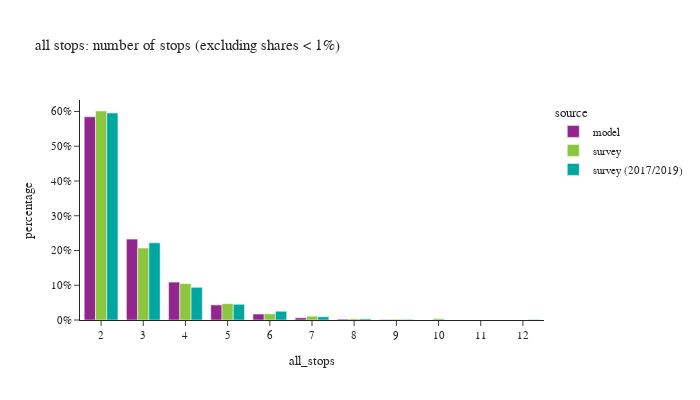

The notebook cell this image was saved under:
### Code cell
df_plot = df_tour.groupby(['all_stops','source'])['toexpfac'].sum().reset_index()
df_plot['percentage'] = df_plot.groupby(['source'], group_keys=False)['toexpfac']. \
    apply(lambda x: x / float(x.sum()))
df_plot = df_plot.loc[df_plot['percentage'] > 0.001]
# df_plot
fig = px.bar(df_plot.sort_values(['source']), x="all_stops", y="percentage", color="source",
             barmode="group",title="all stops: number of stops (excluding shares < 1%)",
             hover_data=['toexpfac'])
fig.update_layout(height=400, width=700, font=dict(size=11),
                  xaxis = dict(dtick = 1, categoryorder='category ascending'),
                  yaxis=dict(tickformat=".0%"))
fig.show()

### Figure 1 — Plotly figure (JSON) as saved in the notebook; plotly's stock layout.template omitted (floating-point values rounded to 4 significant figures)
{"data": [{"alignmentgroup": "True", "customdata": [[3712000.0], [7733.0], [16290.0], [40440.0], [275600.0], [692600.0], [108800.0], [1478000.0]], "hovertemplate": "source=model<br>all_stops=%{x}<br>percentage=%{y}<br>toexpfac=%{customdata[0]}<extra></extra>", "legendgroup": "model", "marker": {"color": "#91268F", "pattern": {"shape": ""}}, "name": "model", "offsetgroup": "model", "orientation": "v", "showlegend": true, "textposition": "auto", "type": "bar", "x": [2, 9, 8, 7, 5, 4, 6, 3], "xaxis": "x", "y": [0.5848, 0.001218, 0.002567, 0.00637, 0.04341, 0.1091, 0.01715, 0.2329], "yaxis": "y"}, {"alignmentgroup": "True", "customdata": [[533700.0], [10950.0], [3064000.0], [17960.0], [90130.0], [54830.0], [239200.0], [1055000.0], [20380.0]], "hovertemplate": "source=survey<br>all_stops=%{x}<br>percentage=%{y}<br>toexpfac=%{customdata[0]}<extra></extra>", "legendgroup": "survey", "marker": {"color": "#8CC63E", "pattern": {"shape": ""}}, "name": "survey", "offsetgroup": "survey", "orientation": "v", "showlegend": true, "textposition": "auto", "type": "bar", "x": [4, 9, 2, 8, 6, 7, 5, 3, 10], "xaxis": "x", "y": [0.1047, 0.002149, 0.6014, 0.003525, 0.01769, 0.01076, 0.04694, 0.2071, 0.004], "yaxis": "y"}, {"alignmentgroup": "True", "customdata": [[140000.0], [251500.0], [1236000.0], [52250.0], [3315000.0], [18290.0], [523900.0], [9800.0], [7644.0]], "hovertemplate": "source=survey (2017/2019)<br>all_stops=%{x}<br>percentage=%{y}<br>toexpfac=%{customdata[0]}<extra></extra>", "legendgroup": "survey (2017/2019)", "marker": {"color": "#00A7A0", "pattern": {"shape": ""}}, "name": "survey (2017/2019)", "offsetgroup": "survey (2017/2019)", "orientation": "v", "showlegend": true, "textposition": "auto", "type": "bar", "x": [6, 5, 3, 7, 2, 8, 4, 9, 12], "xaxis": "x", "y": [0.02516, 0.04519, 0.2221, 0.009388, 0.5956, 0.003286, 0.09413, 0.001761, 0.001373], "yaxis": "y"}], "layout": {"barmode": "group", "font": {"size": 11}, "height": 400, "legend": {"title": {"text": "source"}, "tracegroupgap": 0}, "title": {"text": "all stops: number of stops (excluding shares < 1%)"}, "width": 700, "xaxis": {"anchor": "y", "categoryorder": "category ascending", "domain": [0.0, 1.0], "dtick": 1, "title": {"text": "all_stops"}}, "yaxis": {"anchor": "x", "domain": [0.0, 1.0], "tickformat": ".0%", "title": {"text": "percentage"}}}}
